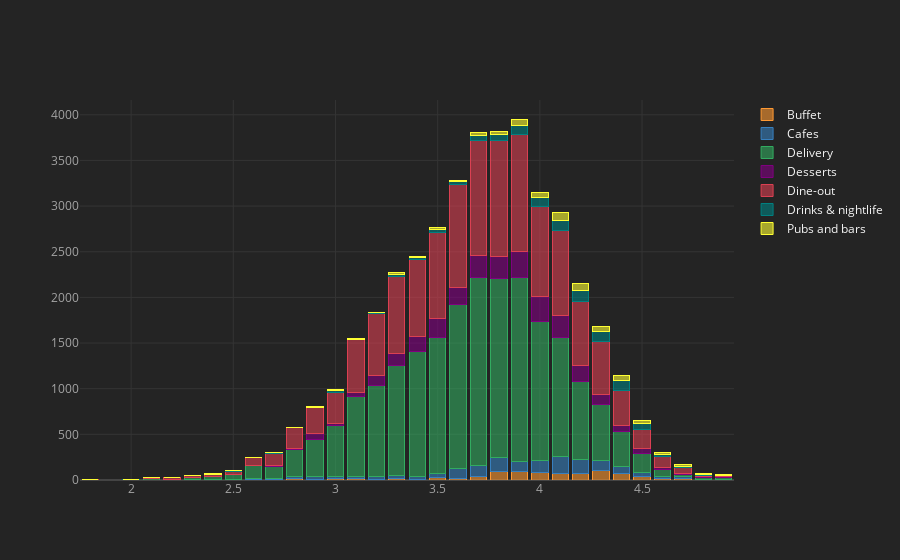

Write notebook code for a chart like this one.
### Code cell
rate_type=pd.crosstab(df['rate'],df['type'])
rate_type.iplot(kind="bar",barmode="stack")

### Figure 1 — Plotly figure (JSON) as saved in the notebook; plotly's stock layout.template omitted (floating-point values rounded to 4 significant figures)
{"data": [{"marker": {"color": "rgba(255, 153, 51, 0.6)", "line": {"color": "rgba(255, 153, 51, 1.0)", "width": 1}}, "name": "Buffet", "orientation": "v", "text": "", "type": "bar", "x": [1.8, 2, 2.1, 2.2, 2.3, 2.4, 2.5, 2.6, 2.7, 2.8, 2.9, 3, 3.1, 3.2, 3.3, 3.4, 3.5, 3.6, 3.7, 3.8, 3.9, 4, 4.1, 4.2, 4.3, 4.4, 4.5, 4.6, 4.7, 4.8, 4.9], "y": [0, 0, 0, 0, 5, 0, 1, 3, 4, 16, 8, 21, 13, 2, 15, 5, 28, 13, 37, 90, 91, 85, 72, 76, 99, 73, 42, 13, 21, 5, 9]}, {"marker": {"color": "rgba(55, 128, 191, 0.6)", "line": {"color": "rgba(55, 128, 191, 1.0)", "width": 1}}, "name": "Cafes", "orientation": "v", "text": "", "type": "bar", "x": [1.8, 2, 2.1, 2.2, 2.3, 2.4, 2.5, 2.6, 2.7, 2.8, 2.9, 3, 3.1, 3.2, 3.3, 3.4, 3.5, 3.6, 3.7, 3.8, 3.9, 4, 4.1, 4.2, 4.3, 4.4, 4.5, 4.6, 4.7, 4.8, 4.9], "y": [0, 0, 0, 0, 1, 2, 2, 10, 9, 18, 28, 18, 22, 41, 39, 37, 38, 110, 126, 154, 116, 134, 189, 150, 119, 72, 41, 23, 12, 0, 0]}, {"marker": {"color": "rgba(50, 171, 96, 0.6)", "line": {"color": "rgba(50, 171, 96, 1.0)", "width": 1}}, "name": "Delivery", "orientation": "v", "text": "", "type": "bar", "x": [1.8, 2, 2.1, 2.2, 2.3, 2.4, 2.5, 2.6, 2.7, 2.8, 2.9, 3, 3.1, 3.2, 3.3, 3.4, 3.5, 3.6, 3.7, 3.8, 3.9, 4, 4.1, 4.2, 4.3, 4.4, 4.5, 4.6, 4.7, 4.8, 4.9], "y": [0, 1, 16, 11, 22, 31, 53, 142, 136, 298, 412, 556, 875, 994, 1200, 1362, 1491, 1794, 2052, 1968, 2008, 1520, 1302, 855, 606, 383, 202, 75, 27, 17, 18]}, {"marker": {"color": "rgba(128, 0, 128, 0.6)", "line": {"color": "rgba(128, 0, 128, 1.0)", "width": 1}}, "name": "Desserts", "orientation": "v", "text": "", "type": "bar", "x": [1.8, 2, 2.1, 2.2, 2.3, 2.4, 2.5, 2.6, 2.7, 2.8, 2.9, 3, 3.1, 3.2, 3.3, 3.4, 3.5, 3.6, 3.7, 3.8, 3.9, 4, 4.1, 4.2, 4.3, 4.4, 4.5, 4.6, 4.7, 4.8, 4.9], "y": [0, 0, 0, 0, 0, 1, 1, 5, 9, 15, 57, 24, 53, 107, 127, 171, 216, 189, 244, 236, 287, 267, 236, 168, 117, 70, 55, 26, 10, 11, 7]}, {"marker": {"color": "rgba(219, 64, 82, 0.6)", "line": {"color": "rgba(219, 64, 82, 1.0)", "width": 1}}, "name": "Dine-out", "orientation": "v", "text": "", "type": "bar", "x": [1.8, 2, 2.1, 2.2, 2.3, 2.4, 2.5, 2.6, 2.7, 2.8, 2.9, 3, 3.1, 3.2, 3.3, 3.4, 3.5, 3.6, 3.7, 3.8, 3.9, 4, 4.1, 4.2, 4.3, 4.4, 4.5, 4.6, 4.7, 4.8, 4.9], "y": [5, 6, 8, 15, 23, 28, 41, 83, 136, 228, 284, 344, 573, 682, 851, 842, 936, 1132, 1261, 1272, 1281, 988, 936, 711, 571, 383, 218, 115, 65, 21, 16]}, {"marker": {"color": "rgba(0, 128, 128, 0.6)", "line": {"color": "rgba(0, 128, 128, 1.0)", "width": 1}}, "name": "Drinks & nightlife", "orientation": "v", "text": "", "type": "bar", "x": [1.8, 2, 2.1, 2.2, 2.3, 2.4, 2.5, 2.6, 2.7, 2.8, 2.9, 3, 3.1, 3.2, 3.3, 3.4, 3.5, 3.6, 3.7, 3.8, 3.9, 4, 4.1, 4.2, 4.3, 4.4, 4.5, 4.6, 4.7, 4.8, 4.9], "y": [0, 4, 0, 0, 0, 2, 1, 5, 6, 4, 8, 17, 8, 8, 18, 15, 34, 28, 58, 63, 105, 98, 110, 113, 111, 114, 60, 29, 18, 6, 2]}, {"marker": {"color": "rgba(255, 255, 51, 0.6)", "line": {"color": "rgba(255, 255, 51, 1.0)", "width": 1}}, "name": "Pubs and bars", "orientation": "v", "text": "", "type": "bar", "x": [1.8, 2, 2.1, 2.2, 2.3, 2.4, 2.5, 2.6, 2.7, 2.8, 2.9, 3, 3.1, 3.2, 3.3, 3.4, 3.5, 3.6, 3.7, 3.8, 3.9, 4, 4.1, 4.2, 4.3, 4.4, 4.5, 4.6, 4.7, 4.8, 4.9], "y": [0, 0, 0, 0, 0, 2, 1, 1, 3, 1, 4, 10, 6, 6, 22, 12, 19, 17, 26, 33, 66, 52, 80, 81, 59, 51, 38, 19, 14, 6, 3]}], "layout": {"barmode": "stack", "legend": {"bgcolor": "#242424", "font": {"color": "#F4F4F4"}, "traceorder": "normal"}, "paper_bgcolor": "#242424", "plot_bgcolor": "#242424", "title": {"font": {"color": "#F4F4F4"}}, "xaxis": {"gridcolor": "#343434", "showgrid": true, "tickfont": {"color": "#A4A4A4"}, "title": {"font": {"color": "#A4A4A4"}, "text": ""}, "zerolinecolor": "#444444"}, "yaxis": {"gridcolor": "#343434", "showgrid": true, "tickfont": {"color": "#A4A4A4"}, "title": {"font": {"color": "#A4A4A4"}, "text": ""}, "zerolinecolor": "#444444"}}}
